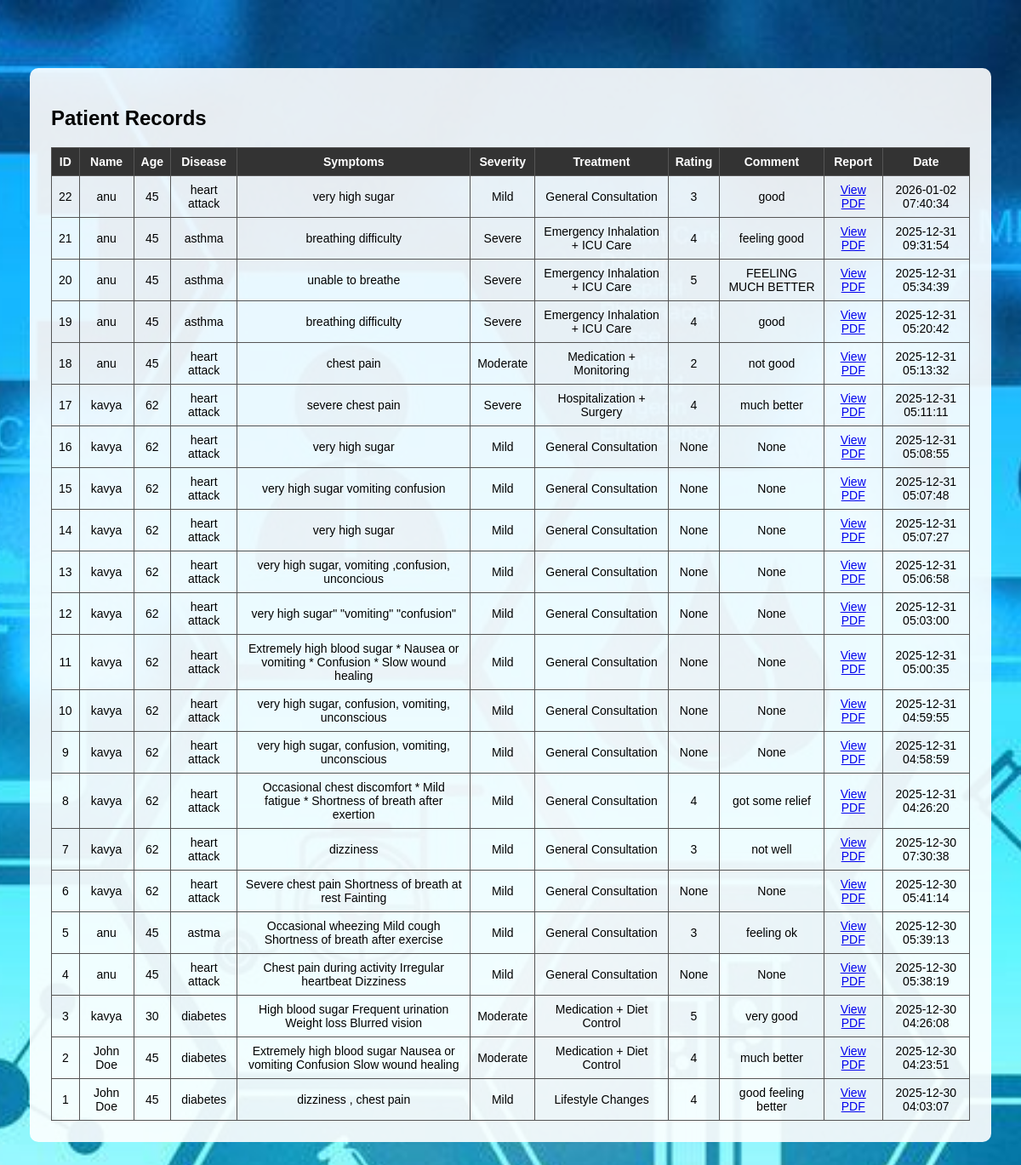
Screenshot of /review with the database file from the repository.
### tables this page shows
CREATE TABLE patient_data (
        id INTEGER PRIMARY KEY AUTOINCREMENT,
        name TEXT,
        age INTEGER,
        disease TEXT,
        symptoms TEXT,
        severity TEXT,
        treatment TEXT,
        rating INTEGER,
        comment TEXT,
        report TEXT,
        created_at TIMESTAMP DEFAULT CURRENT_TIMESTAMP
    );

### app.py (the view)
@app.route('/review')
def review():
    conn = sqlite3.connect("database.db")
    cur = conn.cursor()
    cur.execute("SELECT * FROM patient_data ORDER BY created_at DESC")
    data = cur.fetchall()
    conn.close()
    return render_template('review.html', data=data)

### templates/review.html (shortened to what this page needs)
<!DOCTYPE html>
<html>
<head>
    <link rel="stylesheet" href="{{ url_for('static', filename='css/style.css') }}">
</head>
<body class="home-bg">
<div class="container" style="width:90%">
<h2>Patient Records</h2>
<table>
<tr>
    <th>ID</th>
    <th>Name</th>
    <th>Age</th>
    <th>Disease</th>
    <th>Symptoms</th>
    <th>Severity</th>
    <th>Treatment</th>
    <th>Rating</th>
    <th>Comment</th>
    <th>Report</th>
    <th>Date</th>
</tr>
{% for row in data %}
<tr>
    <td>{{ row[0] }}</td>
    <td>{{ row[1] }}</td>
    <td>{{ row[2] }}</td>
    <td>{{ row[3] }}</td>
    <td>{{ row[4] }}</td>
    <td>{{ row[5] }}</td>
    <td>{{ row[6] }}</td>
    <td>{{ row[7] }}</td>
    <td>{{ row[8] }}</td>
    <td>
        {% if row[9] %}
        <a href="/static/reports/{{ row[9] }}" target="_blank">View PDF</a>
        {% else %}
        No File
        {% endif %}
    </td>
    <td>{{ row[10] }}</td>
</tr>
{% endfor %}
</table>
</div>
</body>
</html>

### static/css/style.css (style rules this page uses)
body { margin: 0; padding: 0; font-family: Arial, sans-serif; background-size: cover; background-position: center; background-repeat: no-repeat; min-height: 100vh; }
.container { width: 450px; margin: 80px auto; padding: 25px; background: rgba(255, 255, 255, 0.9); border-radius: 10px; }
.home-bg { background-image: url("../images/bg_home.jpg"); }

### templates/review.html (style rules this page uses)
table { width: 100%; border-collapse: collapse; font-size: 14px; }
th, td { border: 1px solid #555; padding: 8px; text-align: center; }
th { background: #333; color: white; }

### rows the page displays
patient_data: id "22", name "anu", age "45", disease "heart attack", symptoms "very high sugar", severity "Mild", treatment "General Consultation", rating "3", comment "good", created_at "2026-01-02 07:40:34"
patient_data: id "21", name "anu", age "45", disease "asthma", symptoms "breathing difficulty", severity "Severe", treatment "Emergency Inhalation + ICU Care", rating "4", comment "feeling good", created_at "2025-12-31 09:31:54"
patient_data: id "20", name "anu", age "45", disease "asthma", symptoms "unable to breathe", severity "Severe", treatment "Emergency Inhalation + ICU Care", rating "5", comment "FEELING MUCH BETTER", created_at "2025-12-31 05:34:39"
patient_data: id "19", name "anu", age "45", disease "asthma", symptoms "breathing difficulty", severity "Severe", treatment "Emergency Inhalation + ICU Care", rating "4", comment "good", created_at "2025-12-31 05:20:42"
patient_data: id "18", name "anu", age "45", disease "heart attack", symptoms "chest pain", severity "Moderate", treatment "Medication + Monitoring", rating "2", comment "not good", created_at "2025-12-31 05:13:32"
patient_data: id "17", name "kavya", age "62", disease "heart attack", symptoms "severe chest pain", severity "Severe", treatment "Hospitalization + Surgery", rating "4", comment "much better", created_at "2025-12-31 05:11:11"
patient_data: id "16", name "kavya", age "62", disease "heart attack", symptoms "very high sugar", severity "Mild", treatment "General Consultation", row "None", created_at "2025-12-31 05:08:55"
patient_data: id "15", name "kavya", age "62", disease "heart attack", symptoms "very high sugar vomiting confusion", severity "Mild", treatment "General Consultation", row "None", created_at "2025-12-31 05:07:48"
patient_data: id "14", name "kavya", age "62", disease "heart attack", symptoms "very high sugar", severity "Mild", treatment "General Consultation", row "None", created_at "2025-12-31 05:07:27"
patient_data: id "13", name "kavya", age "62", disease "heart attack", symptoms "very high sugar, vomiting ,confusion, unconcious", severity "Mild", treatment "General Consultation", row "None", created_at "2025-12-31 05:06:58"
patient_data: id "12", name "kavya", age "62", disease "heart attack", symptoms "very high sugar\" \"vomiting\" \"confusion\"", severity "Mild", treatment "General Consultation", row "None", created_at "2025-12-31 05:03:00"
patient_data: id "11", name "kavya", age "62", disease "heart attack", symptoms "Extremely high blood sugar * Nausea or vomiting * Confusion * Slow wound healing", severity "Mild", treatment "General Consultation", row "None", created_at "2025-12-31 05:00:35"
patient_data: id "10", name "kavya", age "62", disease "heart attack", symptoms "very high sugar, confusion, vomiting, unconscious", severity "Mild", treatment "General Consultation", row "None", created_at "2025-12-31 04:59:55"
patient_data: id "9", name "kavya", age "62", disease "heart attack", symptoms "very high sugar, confusion, vomiting, unconscious", severity "Mild", treatment "General Consultation", row "None", created_at "2025-12-31 04:58:59"
patient_data: id "8", name "kavya", age "62", disease "heart attack", symptoms "Occasional chest discomfort * Mild fatigue * Shortness of breath after exertion", severity "Mild", treatment "General Consultation", rating "4", comment "got some relief", created_at "2025-12-31 04:26:20"
patient_data: id "7", name "kavya", age "62", disease "heart attack", symptoms "dizziness", severity "Mild", treatment "General Consultation", rating "3", comment "not well", created_at "2025-12-30 07:30:38"
patient_data: id "6", name "kavya", age "62", disease "heart attack", symptoms "Severe chest pain Shortness of breath at rest Fainting", severity "Mild", treatment "General Consultation", row "None", created_at "2025-12-30 05:41:14"
patient_data: id "5", name "anu", age "45", disease "astma", symptoms "Occasional wheezing Mild cough Shortness of breath after exercise", severity "Mild", treatment "General Consultation", rating "3", comment "feeling ok", created_at "2025-12-30 05:39:13"
patient_data: id "4", name "anu", age "45", disease "heart attack", symptoms "Chest pain during activity Irregular heartbeat Dizziness", severity "Mild", treatment "General Consultation", row "None", created_at "2025-12-30 05:38:19"
patient_data: id "3", name "kavya", age "30", disease "diabetes", symptoms "High blood sugar Frequent urination Weight loss Blurred vision", severity "Moderate", treatment "Medication + Diet Control", rating "5", comment "very good", created_at "2025-12-30 04:26:08"
patient_data: id "2", name "John Doe", age "45", disease "diabetes", symptoms "Extremely high blood sugar Nausea or vomiting Confusion Slow wound healing", severity "Moderate", treatment "Medication + Diet Control", rating "4", comment "much better", created_at "2025-12-30 04:23:51"
patient_data: id "1", name "John Doe", age "45", disease "diabetes", symptoms "dizziness , chest pain", severity "Mild", treatment "Lifestyle Changes", rating "4", comment "good feeling better", created_at "2025-12-30 04:03:07"
